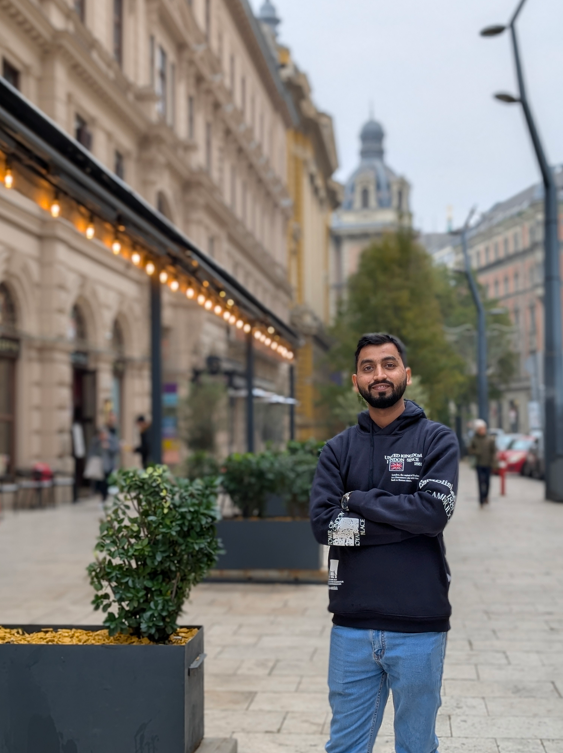
#> input picture examples/assets/person.png, 563 x 753 px, found by its file name
$ jupyter execute --allow-errors Social_Media_Caption.ipynb   (shell and % lines are left out)
#> lines starting #> are read from the running program, lines starting #| are printed output that depends on the picture
##### Copyright 2025 Google LLC.

[cell 1]
#@title Licensed under the Apache License, Version 2.0 (the "License");
# you may not use this file except in compliance with the License.
# You may obtain a copy of the License at
#
# https://www.apache.org/licenses/LICENSE-2.0
#
# Unless required by applicable law or agreed to in writing, software
# distributed under the License is distributed on an "AS IS" BASIS,
# WITHOUT WARRANTIES OR CONDITIONS OF ANY KIND, either express or implied.
# See the License for the specific language governing permissions and
# limitations under the License.

# Social Media Content Generator 📸

<a target="_blank" href="https://colab.research.google.com/github/google-gemini/cookbook/blob/main/examples/Social_Media_Caption.ipynb">

This Colab notebook leverages Gemini's multimodal AI to analyze uploaded images and create ready-to-use social media content. Designed for marketers, influencers, and content creators, it eliminates guesswork in crafting platform-optimized posts.

#### Importing the required packages

[cell 2]
from google import genai
genai.__version__
import requests
from PIL import Image
from IPython.display import display , Markdown
import os
from google.colab import files

## Set up your API key

To run the following cell, your API key must be stored it in a Colab Secret named `GOOGLE_API_KEY`. If you don't already have an API key, or you're not sure how to create a Colab Secret, see the [Authentication](../quickstarts/Authentication.ipynb) quickstart for an example.

[cell 3]
from google.colab import userdata

#> (the rest of this cell did not finish here and is left out)

[cell 4]
MODEL_ID="gemini-2.0-flash" # @param ["gemini-2.0-flash-lite","gemini-2.0-flash","gemini-2.0-pro-exp-02-05"] {"allow-input":true, isTemplate: true}

[cell 5]
# @title Helper function
def upload_image():
    """Handles image upload and returns PIL image"""
    uploaded = files.upload()
#> the answer given: person.png
    image_path = next(iter(uploaded))
    return Image.open(image_path)
#> returned value is the input picture: PIL image 563x753 RGB; mean R, G, B 127.7, 124.2, 119.8

[cell 6]
platform = "Instagram" #@param ["Instagram", "Twitter", "LinkedIn", "TikTok"] {allow-input: true}
tone = "casual" #@param ["funny", "serious", "inspirational", "casual"] {allow-input: true}
from IPython.display import display, Markdown
from PIL import Image
from io import BytesIO
import base64

# Dummy function for the language model (replace with your actual client)
class DummyClient:
    class DummyModel:
        # [85 lines left out: function generate_content, not called in this run]
img = upload_image()
display(img.resize((300, 300)))
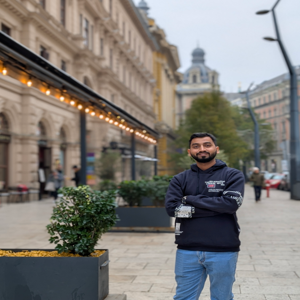
#> shown: PIL image 300x300 RGB; mean R, G, B 127.7, 124.2, 119.8
prompt = f"""
    Create social media content for {platform} with {tone} tone:
    1. Catchy caption (with emojis)
    2. 3 trending hashtags
    3. Engaging 50-word description

    Format STRICTLY as:
    🖼️ CAPTION: [text]
    🔖 HASHTAGS: #[1] #[2] #[3]
    📝 DESCRIPTION: [text]
"""
#> (the rest of this cell did not finish here and is left out)
